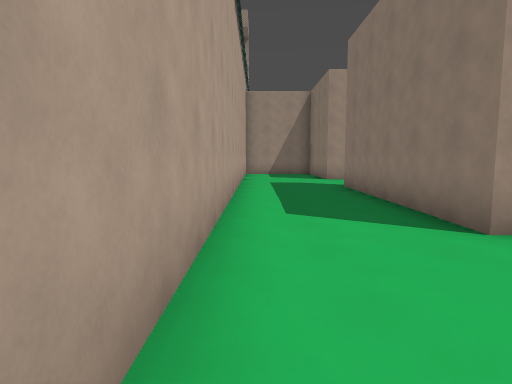
view 1 (above)

21 first-person views from a walk through a level from a Godot 3-D game. The camera is 1.5 m above the floor, tilts 6° down and sees 75° across. The floor is counted in squares, 1.8 m on a side. Each view is taken from the middle of a square. On the plan, view 1 faces up. The plan holds only what a view shows up to about 11 squares ahead; the rest is blank. The place goes on beyond the plan.

view 2
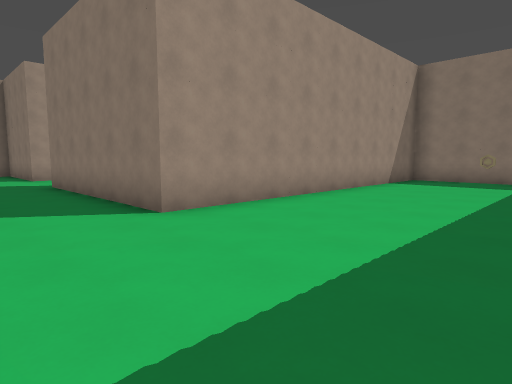

view 3
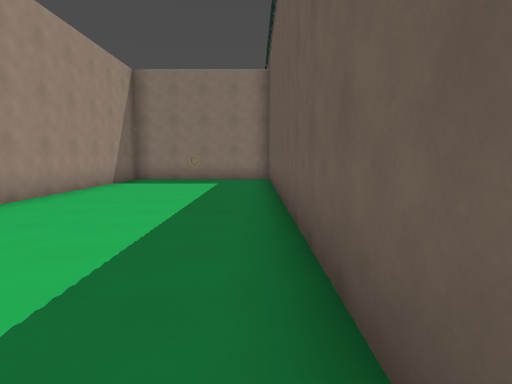

view 4
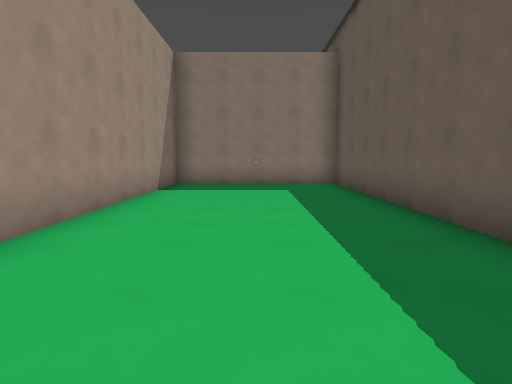

view 5
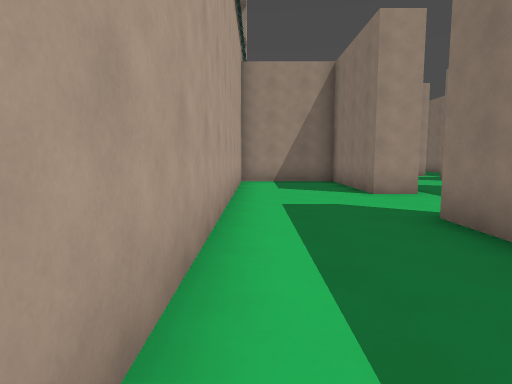

view 6
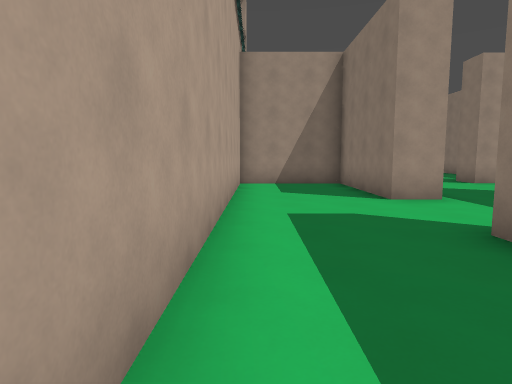

view 7
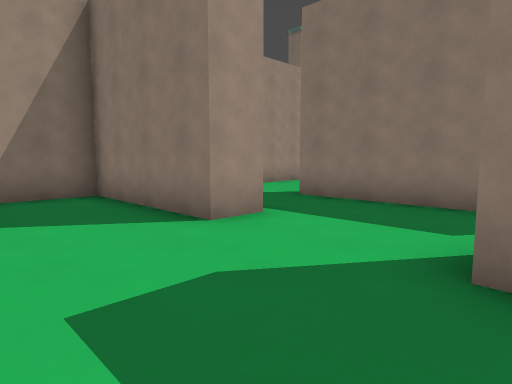

view 8
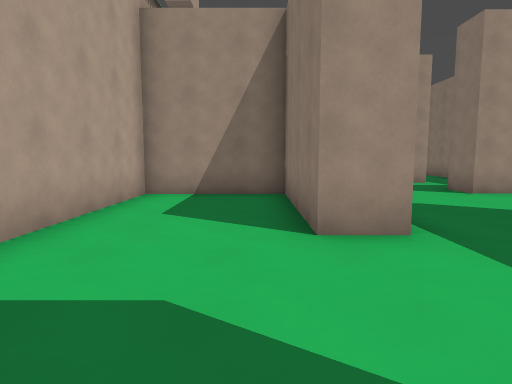

view 9
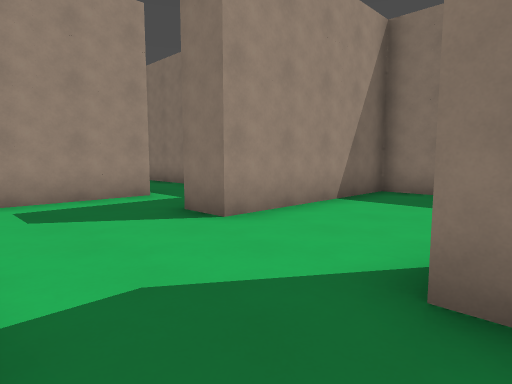

view 10
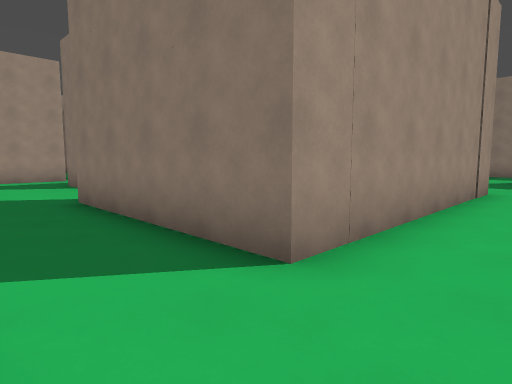

view 11
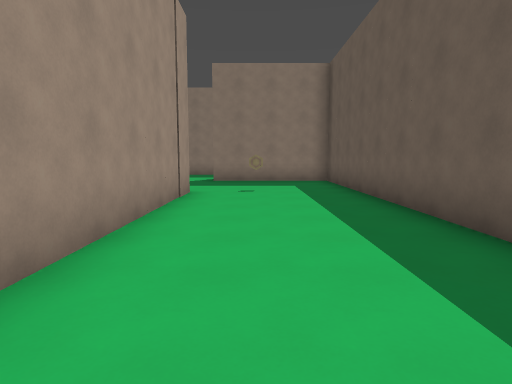

view 12
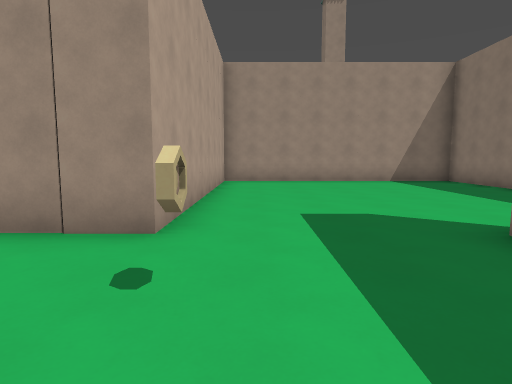

view 13
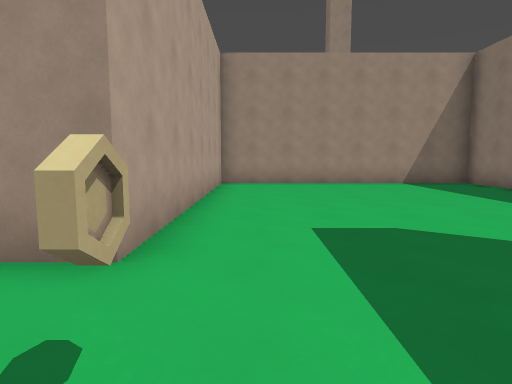

view 14
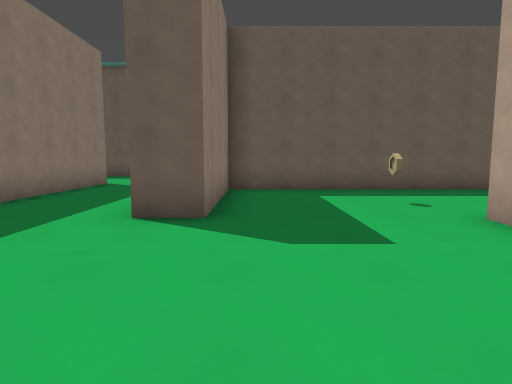

view 15
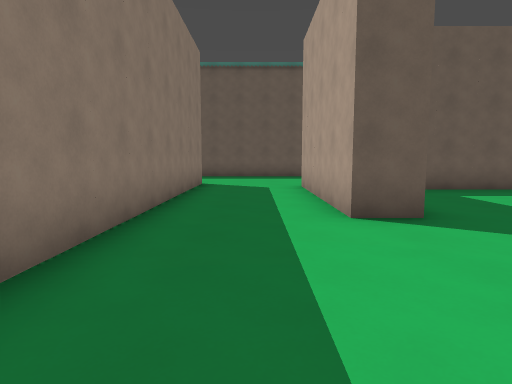

view 16
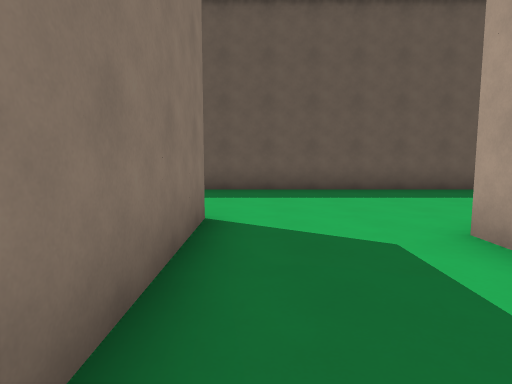

view 17
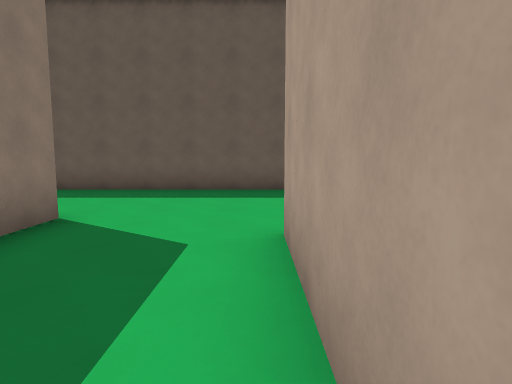

view 18
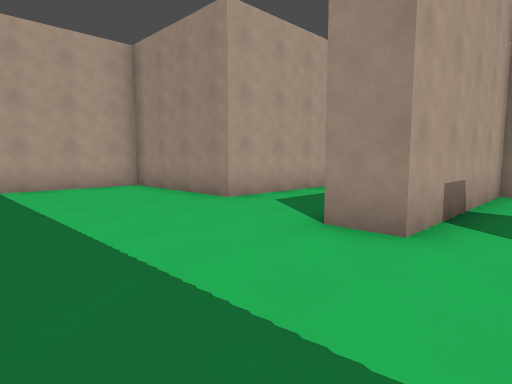

view 19
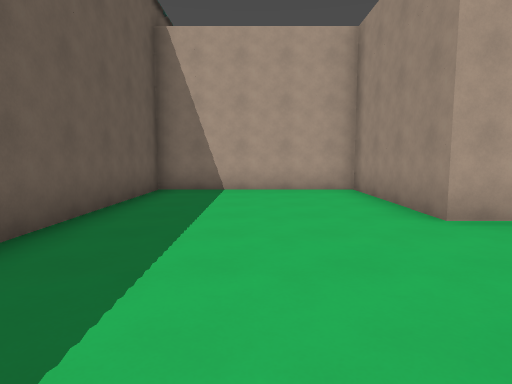

view 20
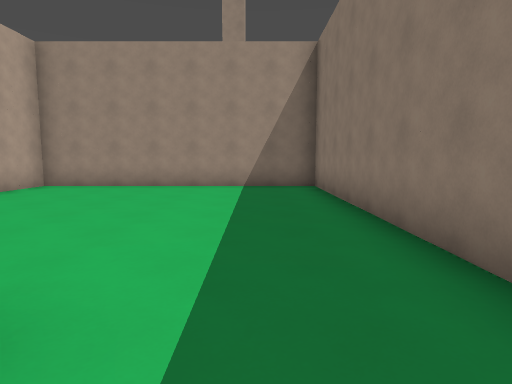

view 21
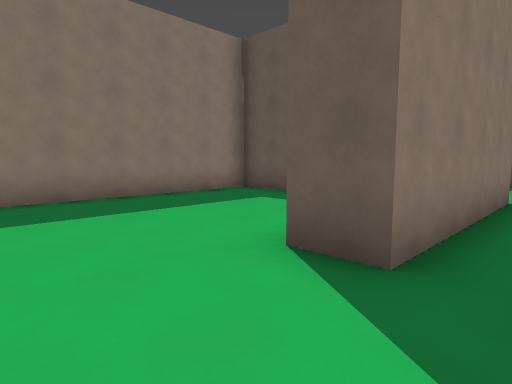

### Floor plan
Ten units are one square. View 1 is at (0, 0); x grows to the right and y downward. Boxes are objects, and circles mark ways between rooms. Rooms are numbered by the first view taken in them; rooms with no view inside come last. Other rooms are left out.
<svg viewBox="-10 -203 246 223">
<path fill="none" stroke="#000" d="M5 15 125 15 125 -35 25 -35 25 -95M60 -96 60 -136M38 -125 25 -125 25 -166 -5 -166 -5 -5M217 -75 217 -25 207 -25 207 -166 129 -166 129 -86 60 -86 60 -96M81 -45 167 -45 167 -85 177 -85 177 -35 135 -35 135 15 231 15M60 -136 70 -136M76 -198 48 -198M102 -96 119 -96 119 -166 69 -166 69 -176"/>
<rect x="105" y="-15" width="10" height="10" fill="#bbb"><title>coin</title></rect>
<rect x="135" y="-75" width="10" height="10" fill="#bbb"><title>coin</title></rect>
<circle cx="45" cy="-90" r="3" fill="#2a7"/>
<circle cx="45" cy="-130" r="3" fill="#2a7"/>
<text x="40" y="-30">1</text>
<text x="160" y="-70">2</text>
<text x="80" y="-150">3</text>
</svg>
Room 1 opens to room 2. Room 1 opens to room 3.

Where each view was taken, in squares from view 1:
view 1: 0 up, 0 right, facing up
view 2: 1 down, 0 right, facing up-right
view 3: 1 down, 0 right, facing right
view 4: 1 up, 2 right, facing right
view 5: 5 up, 0 right, facing up
view 6: 6 up, 0 right, facing up
view 7: 9 up, 0 right, facing up-right
view 8: 9 up, 2 right, facing up
view 9: 13 up, 4 right, facing up-right
view 10: 7 up, 4 right, facing up-right
view 11: 7 up, 5 right, facing right
view 12: 5 up, 14 right, facing up
view 13: 6 up, 14 right, facing up
view 14: 13 up, 16 right, facing down
view 15: 13 up, 19 right, facing down
view 16: 7 up, 20 right, facing down
view 17: 7 up, 18 right, facing down
view 18: 1 down, 23 right, facing up-left
view 19: 1 up, 22 right, facing left
view 20: 7 up, 19 right, facing up
view 21: 16 up, 5 right, facing down-right
